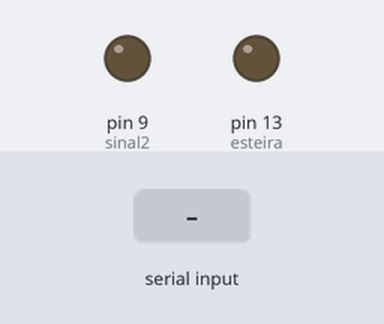
A sketch run on a simulated Arduino Uno, built with avr-gcc and run on an emulated ATmega328P. Parts: output pins drawn as LEDs (lit = HIGH). Inputs (shaded band) come from the test bench.

Above: at 1.2 s.
1.3 s: "5" received over Serial
At 2.3 s:
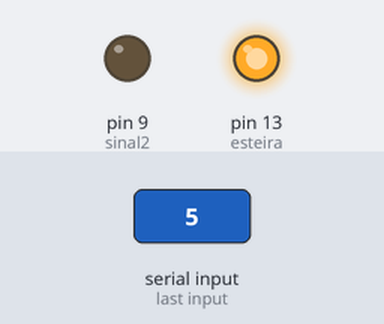
2.8 s: "0" received over Serial
At 21.3 s:
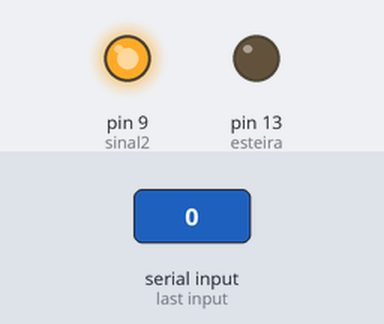
Timing chart, 0 to 41.5 s (numbered marks = the images above; inputs shaded):
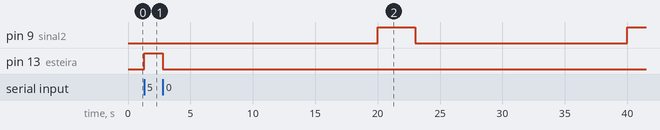

Measured:
- after the input at 1.3 s, pin 13 (esteira): LOW → HIGH at once
- after the input at 2.8 s, pin 13 (esteira): HIGH → LOW at once

The sketch:

sinalarduino.ino
```cpp
//esteira deve ser ligada na porta 5 / LED_BUILTIN
int esteira = LED_BUILTIN;
int sinal2 = 9; //Saida do sinal a cada 3 minutos

long tempoanterior = 0;
long tempo = 1800; //3 minutos

void setup() {
  pinMode(esteira, OUTPUT);
  pinMode(sinal2, OUTPUT);
  Serial.begin(9600);
}

void loop() {

  if(millis() >= tempoanterior+20000){
    tempoanterior = millis();
    digitalWrite(sinal2, HIGH);
    tempoanterior = millis();

  }else if(millis() > tempoanterior + 3000){
    digitalWrite(sinal2, LOW);
  }

  while(Serial.available()){
    char situacao = Serial.read();

    if(situacao == '0'){
    digitalWrite(esteira, LOW);
    // wait for 3 seconds to see the dimming effect

    }

    if(situacao == '5'){
    digitalWrite(esteira, HIGH);

    }
  }
}
```
